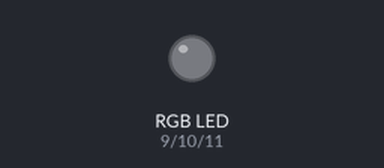
The sketch below on a simulated Arduino Uno, built with avr-gcc and run on an emulated ATmega328P. Parts: an RGB LED mixed from three pins (HIGH = lit).

Above: at 0.05 s.
Timing chart, 0 to 5.9 s (numbered marks = the images above):
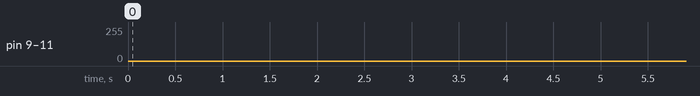

The sketch:

RGBledgamer.ino
```cpp
//Pines led
int PIN_RED   = 9;
int PIN_GREEN = 10;
int PIN_BLUE  = 11;


int red             = 253;
int green           = 1;
int blue            = 125;
int redDirection   = -1;
int greenDirection = 1;
int blueDirection  = -1;


void setColor(int RED, int GREEN, int BLUE) {
  analogWrite(PIN_RED,   RED);
  analogWrite(PIN_GREEN, GREEN);
  analogWrite(PIN_BLUE,  BLUE);
}

void setup() {

  pinMode(PIN_RED,   OUTPUT);
  pinMode(PIN_GREEN, OUTPUT);
  pinMode(PIN_BLUE,  OUTPUT);
}


void loop() {
  red = red + redDirection;
  green = green + greenDirection;
  blue = blue + blueDirection;


  if (red >= 255 || red <= 0)
    {
      redDirection = redDirection * -1;
    }
  if (green >= 255 || green <= 0)
    {
      greenDirection = greenDirection * -1;
    }
  if (blue >= 255 || blue <= 0)
  {
    blueDirection = blueDirection * -1;
  }
  setColor(red, green, blue);
  delay(5);
}
```
